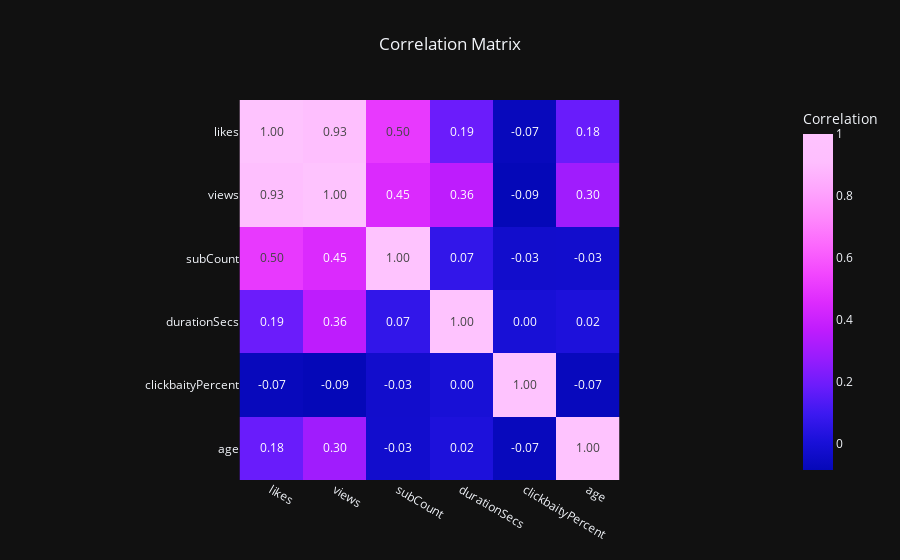

Here is the notebook cell this chart was saved with:
### Markdown cell above
## **Correlation Matrix**

For the correlation matrix, we use a spearman rank coefficient. This is due to the fact that it's known to be a bit more robust compared to the standard peason coefficient, and testing seems to show that this coefficient reflects the data's relationships better.

We use this to look for possible relationships based on correlation. However, this does not imply causal relationships, we will still judge and weigh the pairings based on domain knowledge.

### Code cell
corr_matrix = df[
    ["likes", "views", "subCount", "durationSecs", "clickbaityPercent", "age"]
].corr("spearman")

fig = px.imshow(
    corr_matrix,
    x=corr_matrix.columns,
    y=corr_matrix.columns,
    color_continuous_scale="plotly3",
    title="Correlation Matrix",
    labels=dict(color="Correlation"),
    text_auto=".2f",
)

fig.update_layout(
    title_x=0.5,
    xaxis_showgrid=False,
    yaxis_showgrid=False,
    yaxis_autorange="reversed",
)

fig.show()

### Figure 1 — Plotly figure (JSON) as saved in the notebook; plotly's stock layout.template omitted (floating-point values rounded to 4 significant figures)
{"data": [{"coloraxis": "coloraxis", "hovertemplate": "x: %{x}<br>y: %{y}<br>Correlation: %{z}<extra></extra>", "name": "0", "texttemplate": "%{z:.2f}", "type": "heatmap", "x": ["likes", "views", "subCount", "durationSecs", "clickbaityPercent", "age"], "xaxis": "x", "y": ["likes", "views", "subCount", "durationSecs", "clickbaityPercent", "age"], "yaxis": "y", "z": [[1, 0.9256, 0.5032, 0.1851, -0.07266, 0.1827], [0.9256, 1, 0.4513, 0.3644, -0.08533, 0.2958], [0.5032, 0.4513, 1, 0.06988, -0.02856, -0.02712], [0.1851, 0.3644, 0.06988, 1, -0.0004024, 0.01563], [-0.07266, -0.08533, -0.02856, -0.0004024, 1, -0.07199], [0.1827, 0.2958, -0.02712, 0.01563, -0.07199, 1]]}], "layout": {"coloraxis": {"colorbar": {"title": {"text": "Correlation"}}, "colorscale": [[0, "#0508b8"], [0.08333, "#1910d8"], [0.1667, "#3c19f0"], [0.25, "#6b1cfb"], [0.3333, "#981cfd"], [0.4167, "#bf1cfd"], [0.5, "#dd2bfd"], [0.5833, "#f246fe"], [0.6667, "#fc67fd"], [0.75, "#fe88fc"], [0.8333, "#fea5fd"], [0.9167, "#febefe"], [1, "#fec3fe"]]}, "title": {"text": "Correlation Matrix", "x": 0.5}, "xaxis": {"anchor": "y", "constrain": "domain", "domain": [0, 1], "scaleanchor": "y", "showgrid": false}, "yaxis": {"anchor": "x", "autorange": "reversed", "constrain": "domain", "domain": [0, 1], "showgrid": false}}}
